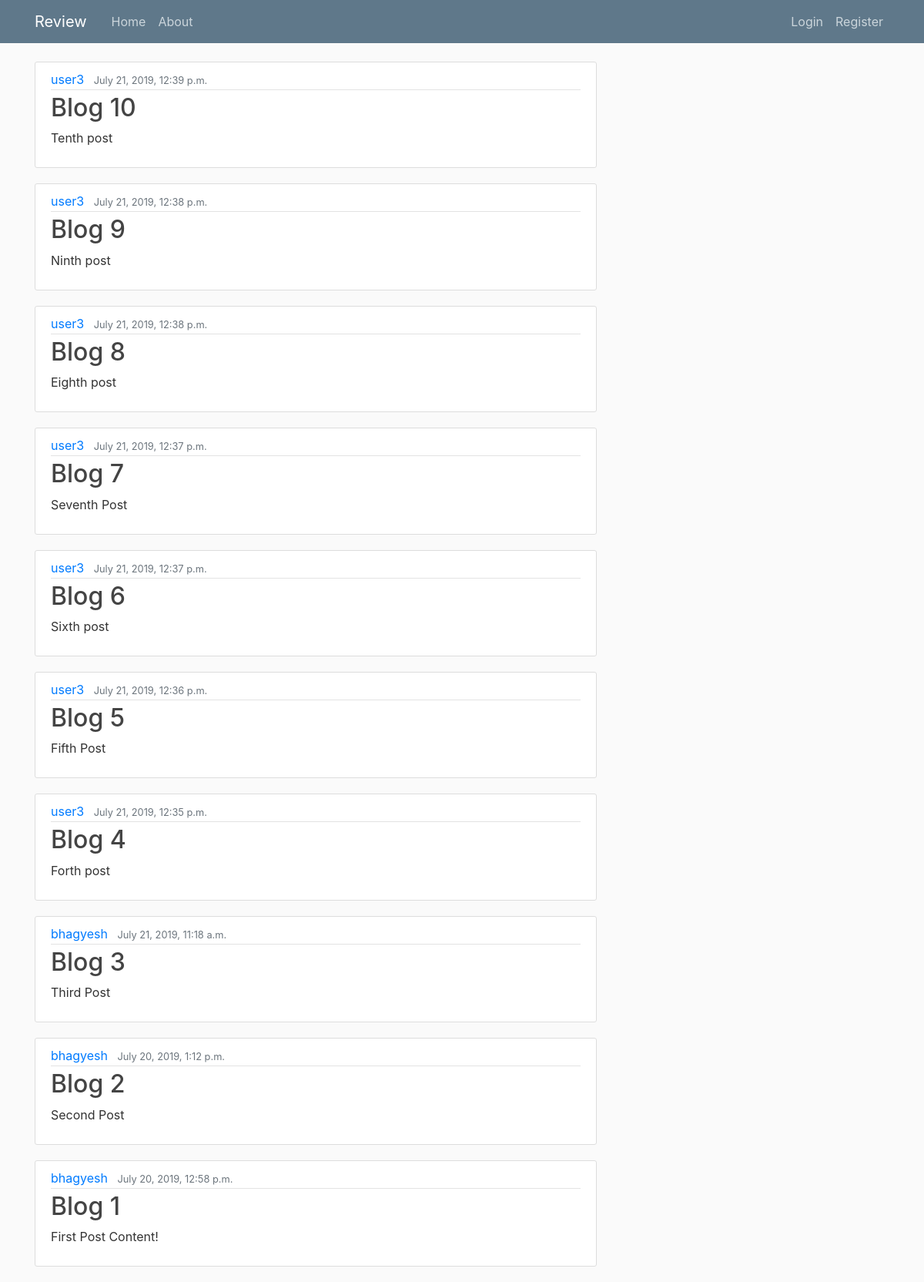
The page / on the database its author committed.
### review/models.py (models this page shows, shortened)
class Post(models.Model):
    title = models.CharField(max_length=100)
    content=models.TextField()
    date_posted=models.DateTimeField(default=timezone.now)
    author = models.ForeignKey(User, on_delete=models.CASCADE)

### review/views.py (the view)
# urls.py: path('', PostListView.as_view(), name='blog-home'),
class PostListView(ListView):
    model = Post
    template_name = 'review/test.html'
    context_object_name = 'posts'
    ordering = ['-date_posted']

### review/templates/review/test.html
    {%extends "review/base.html"%}
    {% block content %}
        {% for post in posts %}
            <article class="media content-section">
              <div class="media-body">
                <div class="article-metadata">
                  <a class="mr-2" href="{% url 'profile' %}">{{ post.author }}</a>
                  <small class="text-muted">{{ post.date_posted }}</small>
                </div>
                <h2><a class="article-title" href="{% url 'question-home' post.id %}">{{ post.title }}</a></h2>
                <p class="article-content">{{ post.content }}</p>
              </div>
            </article>
        {% endfor %}
    {% endblock content %}

### review/templates/review/base.html (shortened to what this page needs)
<!DOCTYPE html>
{% load static %}
<html lang="en">
<head>
    <link rel="stylesheet" href="https://maxcdn.bootstrapcdn.com/bootstrap/4.0.0/css/bootstrap.min.css">
    <link rel="stylesheet" type="text/css" href="{% static 'review/main.css' %}">
</head>
<body>
    <header class="site-header">
      <nav class="navbar navbar-expand-md navbar-dark bg-steel fixed-top">
        <div class="container">
          <a class="navbar-brand mr-4" href="{% url 'blog-home' %}">Review</a>
          <div class="collapse navbar-collapse" id="navbarToggle">
            <div class="navbar-nav mr-auto">
              <a class="nav-item nav-link" href="{% url 'blog-home' %}">Home</a>
              <a class="nav-item nav-link" href="{% url 'blog-about' %}">About</a>
            </div>
            <div class="navbar-nav">
                {% if user.is_authenticated %}
                    <a class="nav-item nav-link" href="{% url 'post-create' %}">New Post</a>
                    <a class="nav-item nav-link" href="{% url 'profile' %}">Profile</a>
                    <a class="nav-item nav-link" href="{% url 'logout' %}">Logout</a>
                {% else %}
                    <a class="nav-item nav-link" href="{% url 'login' %}">Login</a>
                    <a class="nav-item nav-link" href="{% url 'register'%}">Register</a>
                {% endif %}
            </div>
          </div>
        </div>
      </nav>
    </header>
    <main role="main" class="container">
      <div class="row">
        <div class="col-md-8">
            {% block content %}{% endblock %}
        </div>
      </div>
    </main>
</body>
</html>

### review/static/review/main.css (style rules this page uses)
body { background: #fafafa; color: #333333; margin-top: 5rem; }
h1, h2, h3, h4, h5, h6 { color: #444444; }
.bg-steel { background-color: #5f788a; }
.site-header .navbar-nav .nav-link { color: #cbd5db; }
.content-section { background: #ffffff; padding: 10px 20px; border: 1px solid #dddddd; border-radius: 3px; margin-bottom: 20px; }
.article-title { color: #444444; }
.article-content { white-space: pre-line; }
.article-metadata { padding-bottom: 1px; margin-bottom: 4px; border-bottom: 1px solid #e3e3e3 }

### rows shown on the page
Post: author "user3", date_posted "July 21, 2019, 12:39 p.m.", title "Blog 10", content "Tenth post"
Post: author "user3", date_posted "July 21, 2019, 12:38 p.m.", title "Blog 9", content "Ninth post"
Post: author "user3", date_posted "July 21, 2019, 12:38 p.m.", title "Blog 8", content "Eighth post"
Post: author "user3", date_posted "July 21, 2019, 12:37 p.m.", title "Blog 7", content "Seventh Post"
Post: author "user3", date_posted "July 21, 2019, 12:37 p.m.", title "Blog 6", content "Sixth post"
Post: author "user3", date_posted "July 21, 2019, 12:36 p.m.", title "Blog 5", content "Fifth Post"
Post: author "user3", date_posted "July 21, 2019, 12:35 p.m.", title "Blog 4", content "Forth post"
Post: author "bhagyesh", date_posted "July 21, 2019, 11:18 a.m.", title "Blog 3", content "Third Post"
Post: author "bhagyesh", date_posted "July 20, 2019, 1:12 p.m.", title "Blog 2", content "Second Post"
Post: author "bhagyesh", date_posted "July 20, 2019, 12:58 p.m.", title "Blog 1", content "First Post Content!"
